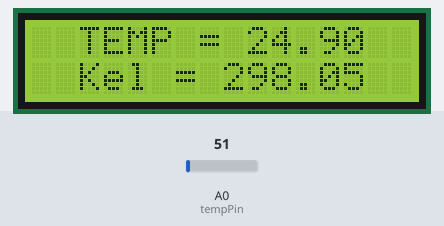
This sketch was run on a simulated Arduino Uno, built with avr-gcc and run on an emulated ATmega328P. Parts: 16×2 character LCD. The inputs (shaded band) are chosen by the test bench; at power-on: A0 (tempPin) = 51.

Above: at 1.2 s.
1.3 s: A0 (tempPin) set to 61
At 4.2 s:
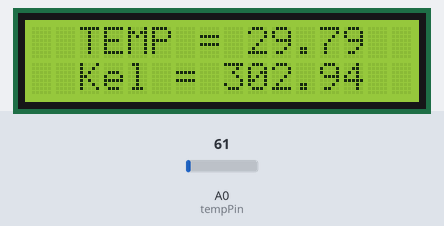
4.5 s: A0 (tempPin) set to 71
At 7.0 s:
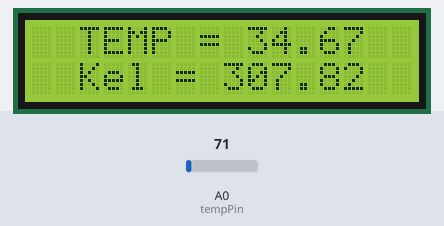
7.5 s: A0 (tempPin) set to 86
At 9.8 s:
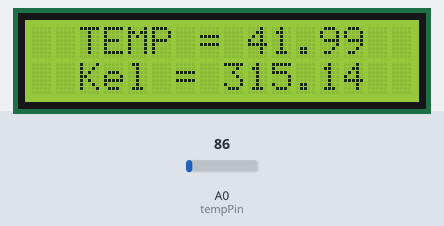
Timing chart, 0 to 11.3 s (numbered marks = the images above; inputs shaded):
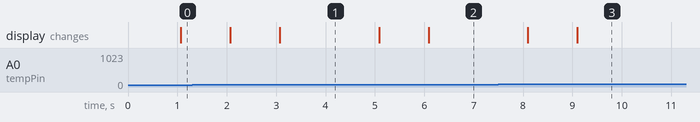

The sketch:

suhu1.ino
```cpp
#include<LiquidCrystal.h>
LiquidCrystal lcd(12, 11, 5, 4, 3, 2);
float temp;
float tempKe=0;
int tempPin = 0;
int led=13;

void setup() {
  lcd.begin(16, 2);
  Serial.begin (9600);
}

void loop() {
   temp = analogRead(tempPin);
   // read analog volt from sensor and save to variable temp
   temp = temp * 0.48828125;
   // convert the analog volt to its temperature equivalent
   lcd.setCursor(2,0);
   lcd.print("TEMP = ");
   lcd.print(temp); // display temperature value
   delay(1000); // update sensor reading each one second
  lcd.setCursor(2,2);
   lcd.print("Kel = ");
  lcd.print(tempKe=((temp)+ 273.15 ));
    if(temp < 100){
  digitalWrite(led, HIGH);
  }else{
  digitalWrite(led, LOW);
  }


}
```

Measured:
- after the input at 1.3 s, the display: first changes after 0.77 s (image 1 shows a later state)
- after the input at 4.5 s, the display: first changes after 0.59 s (image 2 shows a later state)
- after the input at 7.5 s, the display: first changes after 0.60 s (image 3 shows a later state)
